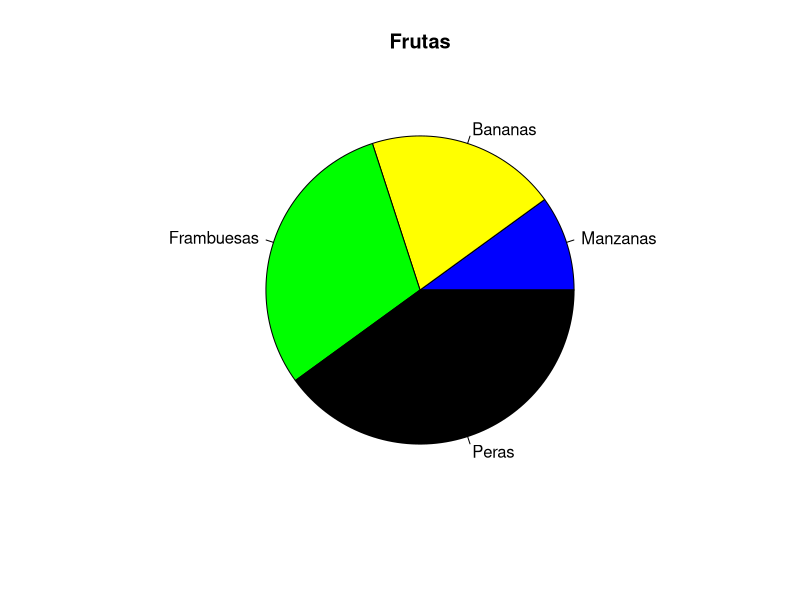

R code for this plot:
x <- c(10, 20, 30, 40)

colores <- c("blue", "yellow", "green", "black")
etiqueta <- c("Manzanas", "Bananas", "Frambuesas", "Peras")
pie(x, label = etiqueta, main = "Frutas", col = colores)


